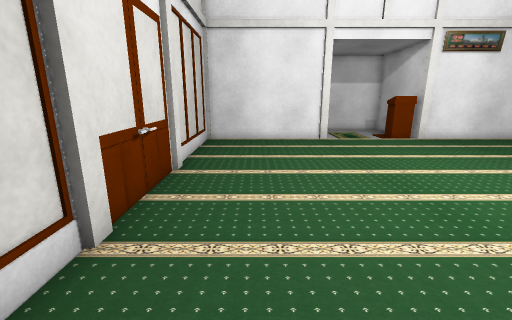
[1] (above)

14 first-person views from a walk through a 3-D level made in the Unity game engine. The camera is 1.3 m above the floor, tilts 14° down and sees 90° across. The floor is counted in squares, 0.5 m on a side. Each view is taken from the middle of a square. On the plan, view 1 faces up. The plan holds only what a view shows up to about 18 squares ahead; the rest is blank. The player is left out. Some surface patterns are stand-ins.

[2]
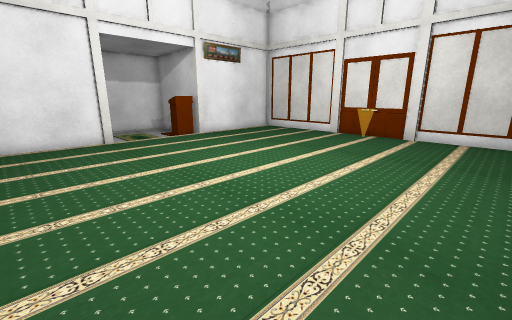

[3]
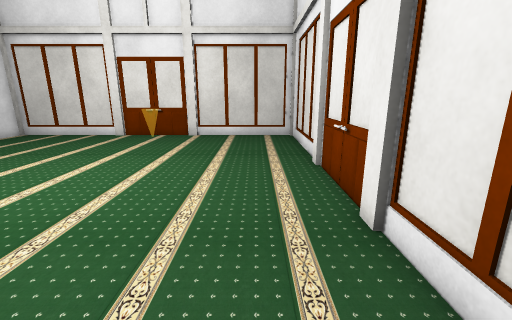

[4]
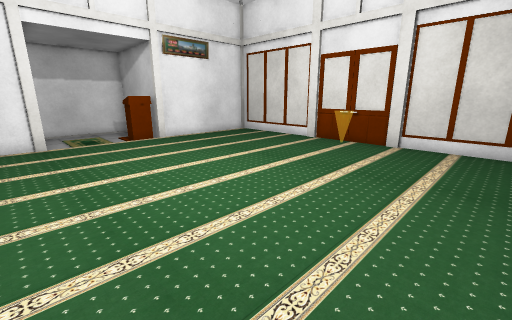

[5]
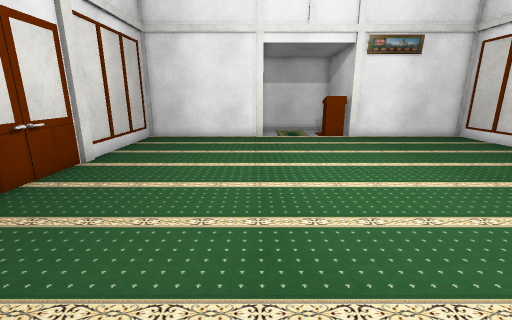

[6]
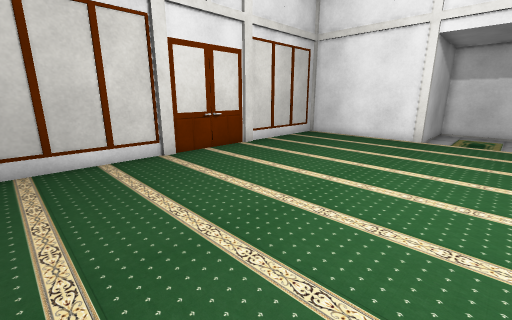

[7]
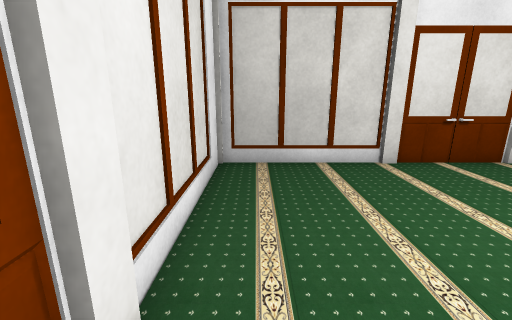

[8]
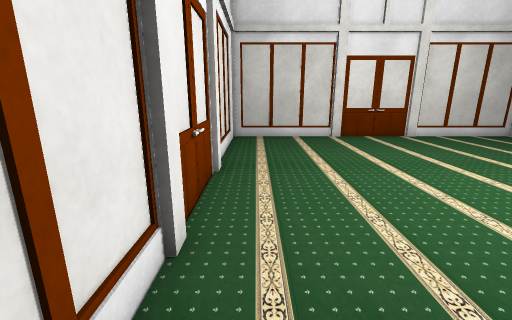

[9]
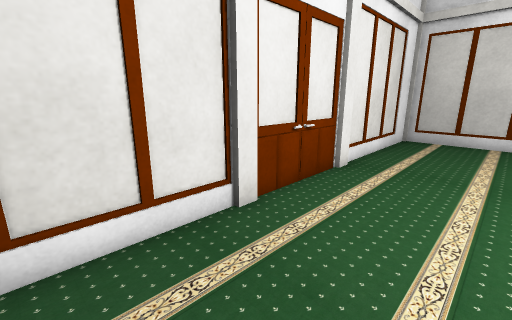

[10]
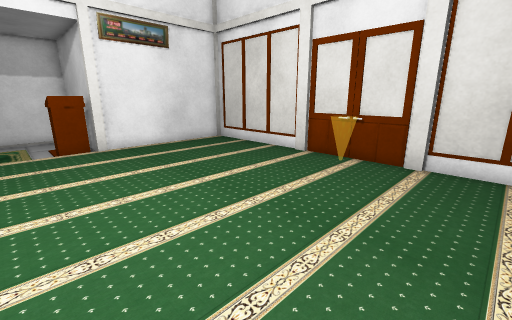

[11]
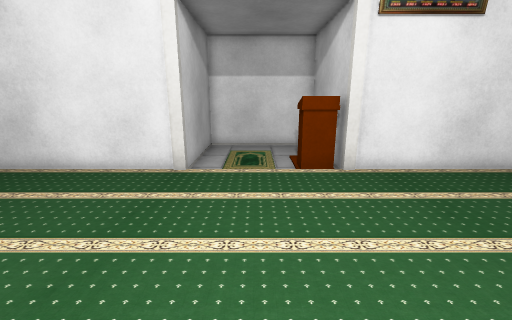

[12]
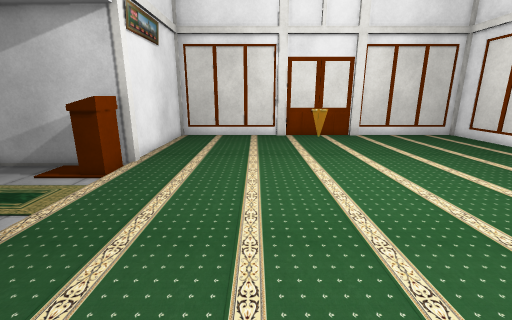

[13]
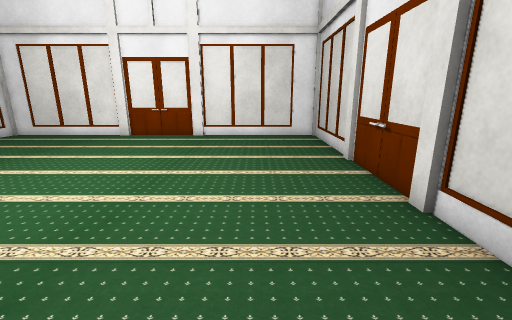

[14]
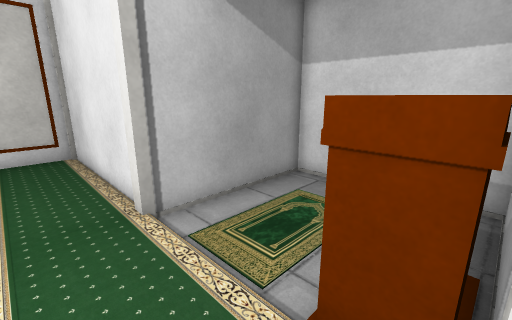

### Floor plan
Points are (right, up) in squares from view 1. A wall is a line through its corners. A room is listed if a view was taken in it or the views show most of it. See-through windows are left out.
Room 1 (views 1, 2, 3, 4, 5, 6, 7, 8, 9, 10, 11, 12, 13, 14)
walls: (4.1, 16.1) (-2.9, 16.1); (10.6, 15.9) (10.2, 15.9) (10.2, 21.9) (4.4, 21.9) (4.4, 15.9) (4, 15.9); (9.9, 16.3) (8.7, 16.3) (8.7, 17.4); (-2.8, 9.6) (-2.8, 9); (-3.1, 9.1) (-3.1, 4.5); (-2.8, 4.6) (-2.8, 4); (9.5, -2.3) (10.4, -2.3); (5.2, -2.6) (9.7, -2.6); (17.7, 9.5) (17.7, 16.1) (10.6, 16.1); (-3.1, 4.1) (-3.1, -2.4); (10.1, -2.6) (17.4, -2.6); (17.7, 4.5) (17.7, 9); (-3.1, 16) (-3.1, 9.5); (-2.9, -2.6) (4.6, -2.6) (4.6, -2.3) (5.4, -2.3); (17.7, -2.4) (17.7, 4) (17.4, 4) (17.4, 9.6)
low walls: (-2.8, 7.4) (-2.8, 6.9); (-2.8, 6.8) (-2.8, 6.3)

Where each view was taken, in squares from view 1:
view 1: 0 up, 0 right, facing up
view 2: 0 up, 0 right, facing up-right
view 3: 0 up, 0 right, facing right
view 4: 0 up, 3 right, facing up-right
view 5: 1 down, 4 right, facing up
view 6: 1 down, 8 right, facing up-left
view 7: 1 down, 7 right, facing left
view 8: 1 down, 14 right, facing left
view 9: 2 up, 14 right, facing down-left
view 10: 2 up, 7 right, facing up-right
view 11: 7 up, 7 right, facing up
view 12: 11 up, 0 right, facing right
view 13: 15 up, 1 right, facing down
view 14: 14 up, 10 right, facing up-left
